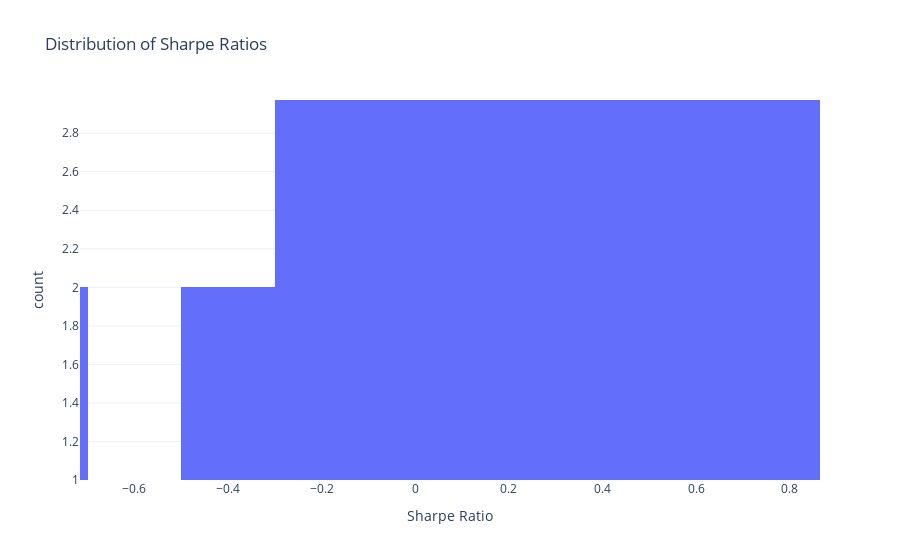
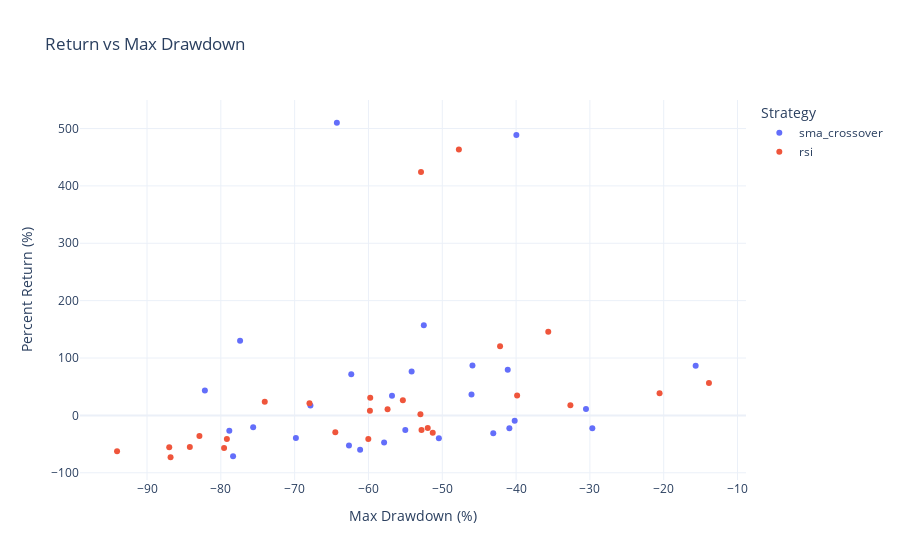
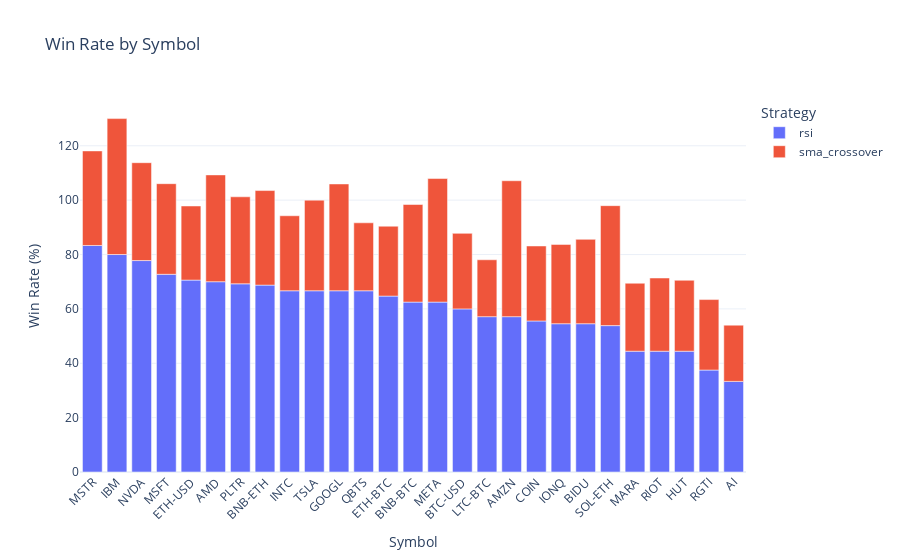

Write notebook code for charts like these, in order.
### Code cell
import sys
sys.path.append("visualization")  

from metrics import (
    plot_metric_scatter,
    plot_sharpe_distribution,
    plot_drawdown_vs_return,
    plot_winrate_bar
)

# ✅ Generate all visual metric charts
plot_sharpe_distribution(save=True)
plot_drawdown_vs_return(save=True)
plot_winrate_bar(save=True)

### Figure 1 — Plotly figure (JSON) as saved in the notebook; plotly's stock layout.template omitted (floating-point values rounded to 4 significant figures)
{"data": [{"bingroup": "x", "hovertemplate": "Sharpe Ratio=%{x}<br>count=%{y}<extra></extra>", "legendgroup": "", "marker": {"color": "#636efa", "pattern": {"shape": ""}}, "name": "", "nbinsx": 20, "orientation": "v", "showlegend": false, "type": "histogram", "x": [0.17, 0.09, 0.25, -0.35, -0.18, 0.36, 0.35, 0.19, -0.78, -0.1, -0.22, 0.43, 1.18, -0.8, 0.59, -0.65, 0.52, 0.78, -0.31, 1.11, 0.89, 0.59, 0.41, 0.76, 0.09, 1.08, 0.65, -0.03, 0.22, -0.23, 0.41, -0.11, 0.71, 0.31, 0.15, -0.13, 0.31, 0.33, 0.07, 0.94, 0.28, 0.42, 0.23, 0.11, -0.1, 0.58, 1.08, 0.93, 1.28, 0.17, -0.09, 0.1, -0.2, 0.41], "xaxis": "x", "yaxis": "y"}], "layout": {"autosize": true, "barmode": "relative", "legend": {"tracegroupgap": 0}, "title": {"text": "Distribution of Sharpe Ratios"}, "xaxis": {"anchor": "y", "autorange": false, "domain": [0, 1], "range": [-0.7162, 0.8644], "title": {"text": "Sharpe Ratio"}}, "yaxis": {"anchor": "x", "autorange": false, "domain": [0, 1], "range": [1, 2.972], "title": {"text": "count"}}}}

### Figure 2 — Plotly figure (JSON) as saved in the notebook; plotly's stock layout.template omitted (floating-point values rounded to 4 significant figures)
{"data": [{"hovertemplate": "Strategy=sma_crossover<br>Max Drawdown (%)=%{x}<br>Percent Return (%)=%{y}<extra></extra>", "legendgroup": "sma_crossover", "marker": {"color": "#636efa", "symbol": "circle"}, "mode": "markers", "name": "sma_crossover", "orientation": "v", "showlegend": true, "type": "scatter", "x": [-55.01, -40.19, -30.53, -57.88, -43.09, -46.04, -56.81, -75.62, -62.64, -50.46, -40.91, -67.86, -15.67, -61.13, -62.33, -78.34, -82.16, -45.91, -29.67, -64.28, -52.5, -54.15, -78.85, -77.39, -69.83, -39.96, -41.13], "xaxis": "x", "y": [-25.48, -9.34, 10.97, -47.48, -31.34, 36.58, 34.31, -20.85, -52.53, -39.92, -22.28, 17.27, 86.4, -59.86, 71.56, -71.09, 43.22, 86.73, -22.4, 510.1, 157.0, 76.61, -26.76, 130.0, -39.53, 488.6, 79.48], "yaxis": "y"}, {"hovertemplate": "Strategy=rsi<br>Max Drawdown (%)=%{x}<br>Percent Return (%)=%{y}<extra></extra>", "legendgroup": "rsi", "marker": {"color": "#EF553B", "symbol": "circle"}, "mode": "markers", "name": "rsi", "orientation": "v", "showlegend": true, "type": "scatter", "x": [-60.02, -52.96, -51.29, -39.86, -51.97, -42.17, -55.34, -82.9, -52.81, -67.99, -32.64, -86.99, -13.87, -57.41, -74.05, -59.8, -84.2, -64.49, -20.56, -52.88, -35.64, -47.75, -94.06, -86.81, -79.18, -79.56, -59.76], "xaxis": "x", "y": [-41.03, 1.89, -30.36, 34.53, -22.12, 120.6, 26.2, -36.06, -25.36, 20.94, 17.51, -55.5, 56.51, 10.71, 23.71, 7.97, -54.95, -29.4, 38.36, 424.2, 145.8, 463.3, -62.72, -72.98, -41.15, -56.94, 30.74], "yaxis": "y"}], "layout": {"autosize": true, "legend": {"title": {"text": "Strategy"}, "tracegroupgap": 0}, "title": {"text": "Return vs Max Drawdown"}, "xaxis": {"anchor": "y", "autorange": true, "domain": [0, 1], "range": [-1, 6], "title": {"text": "Max Drawdown (%)"}}, "yaxis": {"anchor": "x", "autorange": true, "domain": [0, 1], "range": [-1, 4], "title": {"text": "Percent Return (%)"}}}}

### Figure 3 — Plotly figure (JSON) as saved in the notebook; plotly's stock layout.template omitted (floating-point values rounded to 4 significant figures)
{"data": [{"hovertemplate": "Strategy=rsi<br>Symbol=%{x}<br>Win Rate (%)=%{y}<extra></extra>", "legendgroup": "rsi", "marker": {"color": "#636efa", "pattern": {"shape": ""}}, "name": "rsi", "orientation": "v", "showlegend": true, "textposition": "auto", "type": "bar", "x": ["MSTR", "IBM", "NVDA", "MSFT", "ETH-USD", "AMD", "PLTR", "BNB-ETH", "INTC", "TSLA", "GOOGL", "QBTS", "ETH-BTC", "BNB-BTC", "META", "BTC-USD", "LTC-BTC", "AMZN", "COIN", "IONQ", "BIDU", "SOL-ETH", "MARA", "RIOT", "HUT", "RGTI", "AI"], "xaxis": "x", "y": [83.33, 80.0, 77.78, 72.73, 70.59, 70.0, 69.23, 68.75, 66.67, 66.67, 66.67, 66.67, 64.71, 62.5, 62.5, 60.0, 57.14, 57.14, 55.56, 54.55, 54.55, 53.85, 44.44, 44.44, 44.44, 37.5, 33.33], "yaxis": "y"}, {"hovertemplate": "Strategy=sma_crossover<br>Symbol=%{x}<br>Win Rate (%)=%{y}<extra></extra>", "legendgroup": "sma_crossover", "marker": {"color": "#EF553B", "pattern": {"shape": ""}}, "name": "sma_crossover", "orientation": "v", "showlegend": true, "textposition": "auto", "type": "bar", "x": ["IBM", "AMZN", "META", "SOL-ETH", "GOOGL", "AMD", "NVDA", "BNB-BTC", "MSTR", "BNB-ETH", "MSFT", "TSLA", "PLTR", "BIDU", "IONQ", "BTC-USD", "INTC", "COIN", "ETH-USD", "RIOT", "HUT", "RGTI", "ETH-BTC", "MARA", "QBTS", "LTC-BTC", "AI"], "xaxis": "x", "y": [50.0, 50.0, 45.45, 44.12, 39.29, 39.29, 36.0, 35.9, 34.78, 34.78, 33.33, 33.33, 32.0, 31.03, 29.17, 27.78, 27.59, 27.59, 27.27, 26.92, 26.09, 25.93, 25.71, 25.0, 25.0, 20.93, 20.69], "yaxis": "y"}], "layout": {"autosize": true, "barmode": "relative", "legend": {"title": {"text": "Strategy"}, "tracegroupgap": 0}, "title": {"text": "Win Rate by Symbol"}, "xaxis": {"anchor": "y", "autorange": true, "domain": [0, 1], "range": [-0.5, 26.5], "tickangle": -45, "title": {"text": "Symbol"}, "type": "category"}, "yaxis": {"anchor": "x", "autorange": true, "domain": [0, 1], "range": [0, 54.74], "title": {"text": "Win Rate (%)"}}}}
